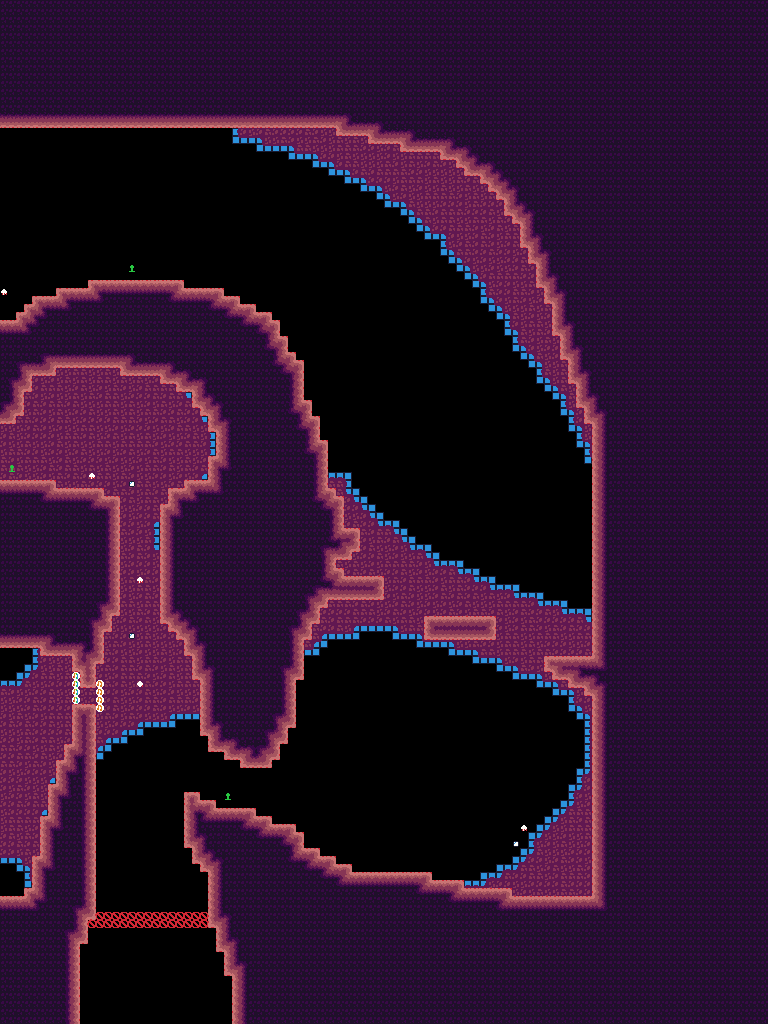

A level layout from a 2D game, rendered from its tile map. Below: a short description, then the map file with tile-grid data replaced by summaries:
An orthogonal 96x128 tile map with 8x8 px tiles, 6 tile layers (bg_draft, bg, fg, entity, ...), 3 tilesets.

<map version="1.9" tiledversion="1.9.2" orientation="orthogonal" renderorder="right-down" width="96" height="128" tilewidth="8" tileheight="8" infinite="0" nextlayerid="13" nextobjectid="1">
 <editorsettings>
  <export target="../../assets/world/room/dirt4.json" format="json" />
 </editorsettings>
 <tileset firstgid="1" source="../rules/tools/tools.tsx" />
 <tileset firstgid="325" source="../tilesets/dirt.tsx" />
 <tileset firstgid="403" source="../tilesets/dirt_bg_decal.tsx" />
 <layer id="5" name="bg_draft" width="96" height="128">
  <data>[12288 cells, 2574 non-empty, 1 distinct tile ids]</data>
 </layer>
 <layer id="1" name="bg" width="96" height="128">
  <data>[12288 cells, 2574 non-empty, 15 distinct tile ids]</data>
 </layer>
 <layer id="2" name="fg" width="96" height="128">
  <data>[12288 cells, 0 non-empty, 0 distinct tile ids]</data>
 </layer>
 <layer id="3" name="entity" width="96" height="128">
  <data>[12288 cells, 48 non-empty, 7 distinct tile ids]</data>
 </layer>
 <layer id="4" name="draft" width="96" height="128">
  <data>[12288 cells, 7183 non-empty, 1 distinct tile ids]</data>
 </layer>
 <layer id="12" name="map" width="96" height="128">
  <data>[12288 cells, 7183 non-empty, 36 distinct tile ids]</data>
 </layer>
</map>
